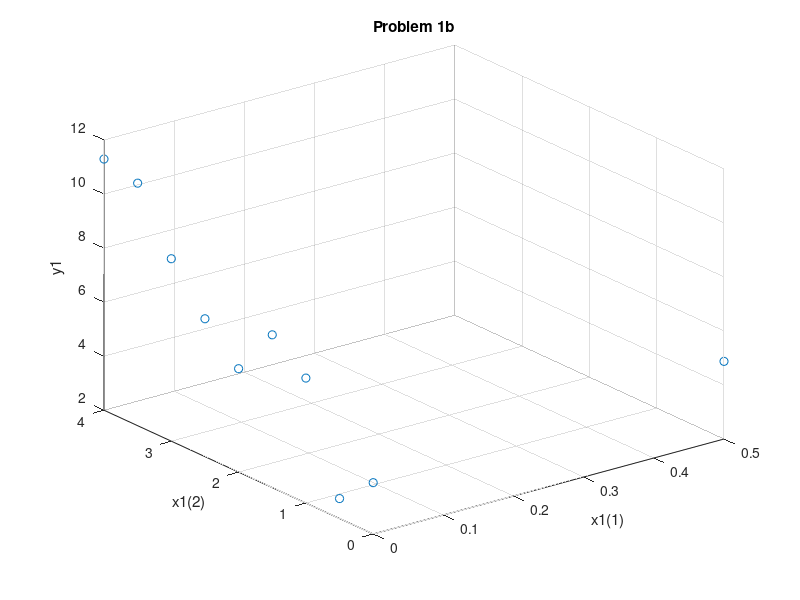

Here is the MATLAB script that generated this plot:
% NOte: Since I don't have the Pb2_data.mat file 
% therefore x2 and y2 will be constructed from the data you have provided
% in Chegg
% since the file that you have provided will take time to construct
% so first few rows will be used here
% Note: Use your data,here data constructed just to show the working of the
% program.
% Please do not use these the data intead use what you have
% the procedure would be same does not matter whether the dataset
% is small or large

% x2 and y2
x2=[0,0;0,0.5;0,1;0,1.5;0,2;0,2.5;0,3;0,3.5;0,4;0.5,0];
y2=[3.899342;2.7380778;6.624672;
    7.652658;5.826915;7.101935;8.750883;10.97465;11.29463;4.87329];
% Note: delete only x2 and y2 from your script and keep the rest codes

%%%%%%%%%%%%%%%%%%%%%%%%%%%%%%%%%%%%%%%%%%%%%%%%%%%%%%%%%%%%%%%%%%%
% copy from here
% Copy all the below codes
% load P2b_data.mat  %uncomment this line 
figure; % create a figure
scatter3(x2(:,1),x2(:,2),y2)
xlabel("x1(1)")
ylabel("x1(2)")
zlabel("y1")
title("Problem 1b")
% the closed form solution for multiple linear regression is 
% c=inv(X'*X)*X'*y where c is a vector of coefficients,inv is the inverse
% X is a matrix whose first column consits of 1 only
% second column is x2(:,1),third column is x2(:,2)
% c=[a0,a1,a2] where a0 corresponds to bias term
% a1 corresponds to x2(:,1) and a2 corresponds to x2(:,2)
% and X' is the transpose of X

% Construct the matrix X
[m,~]=size(x2); % size of the matrix 
X=[ones(m,1),x2(:,1),x2(:,2)];

% coefficients
c=inv(X'*X)*X'*y2;

disp("The coefficients are ")
disp(c)


% calculate r2 value
% formula:1-sum((y2-pred_y2)^2)/sum((y2-mean(y2))^2

% predicted values for y2
y2_pred=X*c;

r2=1-sum((y2-y2_pred).^2)/sum((y2-mean(y2)).^2); % .^ element by element power
disp("The R^2 value is ")
disp(r2)